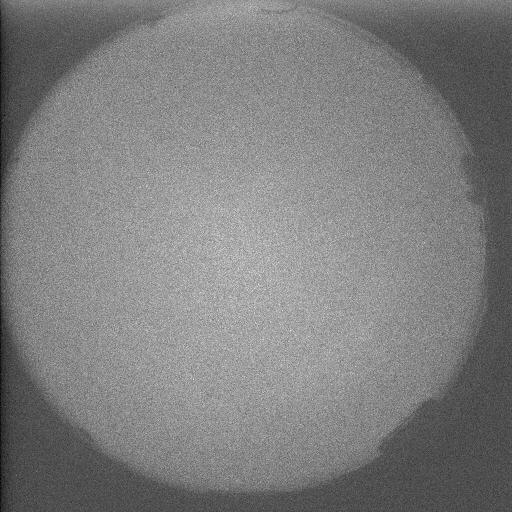
#> input picture dataset/train/converted_images/PKR_DASC_0428_20120225_041541.736.png, 512 x 512 px; its folder holds only this picture in this run
$ python Gaussian.py   (older library calls are emulated)
#> lines starting #> are read from the running program, lines starting #| are printed output that depends on the picture; after the words box and inside, x2 and y2 are one past the last pixel; in counts of white or black regions, pixels touching at a corner belong together
import numpy as np
import argparse
import cv2
import os
import yaml

# Load class information from the data.yaml file
with open('data.yaml', 'r') as file:
    data = yaml.safe_load(file)

class_names = data["names"]  # List of class names from YAML file
class_map = {name: idx for idx, name in enumerate(class_names)}

print(f"Loaded class names from data.yaml: {class_names}")

# Argument parser for Gaussian blur radius
ap = argparse.ArgumentParser()
ap.add_argument("-r", "--radius", type=int, help="Radius of Gaussian blur; must be odd")
args = vars(ap.parse_args())

# Check if the radius is valid
if args["radius"] is None or args["radius"] <= 0 or args["radius"] % 2 == 0:
    print("Error: Invalid radius. It must be an odd number greater than 0. Using default value of 5.")
    args["radius"] = 5  # Default radius

# Folder paths
image_folder = "dataset/train/converted_images"

# Get image paths
image_paths = [os.path.join(image_folder, f) for f in os.listdir(image_folder) if f.endswith(('.png', '.jpg', '.jpeg'))]

# Function to check if two rectangles overlap
def is_overlap(rect1, rect2):
    x1, y1, w1, h1 = rect1
    x2, y2, w2, h2 = rect2
    if x1 + w1 < x2 or x2 + w2 < x1:
        return False
    if y1 + h1 < y2 or y2 + h2 < y1:
        return False
    return True

# Loop through each image
for image_path in image_paths:
    image = cv2.imread(image_path)
#> image is the input picture: shape (512, 512, 3); min 0, max 255, mean 126.6
    if image is None:
        print(f"Error loading image: {image_path}")
        continue

    orig = image.copy()
    gray = cv2.cvtColor(image, cv2.COLOR_BGR2GRAY)

    # Get image dimensions and define circular mask
    height, width = gray.shape
#> height = 512; width = 512
    center = (width // 2, height // 2)
#> center = (256, 256)
    radius = min(center)
#> radius = 256

    mask = np.zeros((height, width), dtype=np.uint8)
    cv2.circle(mask, center, radius, 255, -1)
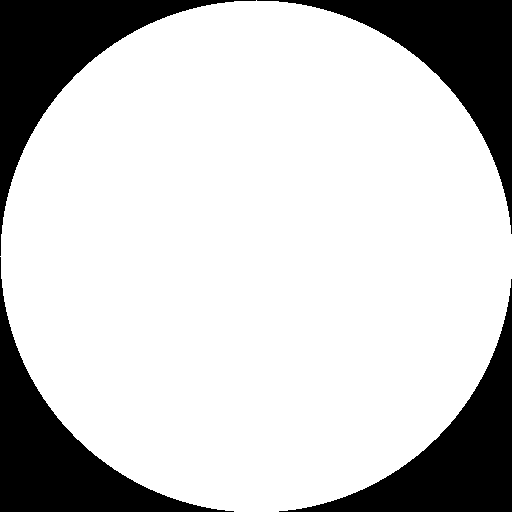
#> mask: shape (512, 512); 78.5% white; 4 black regions, box (x1, y1, x2, y2) and area: (0, 0, 256, 256) 14327, (257, 0, 512, 234) 14071, (0, 257, 234, 512) 14071, (279, 279, 512, 512) 13816

    # Apply Gaussian Blur before detection
    blurred_gray = cv2.GaussianBlur(gray, (args["radius"], args["radius"]), 0)

    # Compute adaptive brightness threshold
    avg_brightness = np.mean(gray[mask == 255])
#> avg_brightness = 138.2
    min_brightness_threshold = np.percentile(gray[mask == 255], 30)
#> min_brightness_threshold = 131

    bright_regions = []
    occupied_positions = set()
    step = args["radius"] * 2
    airglow_bboxes = []
    top_threshold = int(0.15 * height)
#> top_threshold = 76

    if avg_brightness > 10:
        for _ in range(5):
            (minVal, maxVal, minLoc, maxLoc) = cv2.minMaxLoc(blurred_gray)
            x, y = maxLoc

            while (x, y) in occupied_positions:
                x += step
                if x >= image.shape[1]:
                    x = step
                    y += step
                if y >= image.shape[0]:
                    break

            if maxVal > avg_brightness * 1.2 and y > top_threshold:
                bright_regions.append((x, y))
                occupied_positions.add((x, y))
#> after the loop, bright_regions = [(220, 250), (230, 250), (240, 250), (250, 250), (260, 250)]; occupied_positions = 5 items

    for region in bright_regions:
        top_left = (region[0] - args["radius"], region[1] - args["radius"])
        bottom_right = (region[0] + args["radius"], region[1] + args["radius"])
        airglow_bboxes.append((top_left[0], top_left[1], bottom_right[0] - top_left[0], bottom_right[1] - top_left[1]))
#> this loop made 5 passes
#> (region, top_left, bottom_right) on passes 1 to 5: ((220, 250), (215, 245), (225, 255)), ((230, 250), (225, 245), (235, 255)), ((240, 250), (235, 245), (245, 255)), ((250, 250), (245, 245), (255, 255)), ((260, 250), (255, 245), (265, 255))
#> after the loop, airglow_bboxes = [(215, 245, 10, 10), (225, 245, 10, 10), (235, 245, 10, 10), (245, 245, 10, 10), (255, 245, 10, 10)]

    # STAR DETECTION WITH ADAPTIVE SHARPNESS
    gray_no_blur = cv2.cvtColor(orig, cv2.COLOR_BGR2GRAY)
    laplacian = cv2.Laplacian(gray_no_blur, cv2.CV_64F)
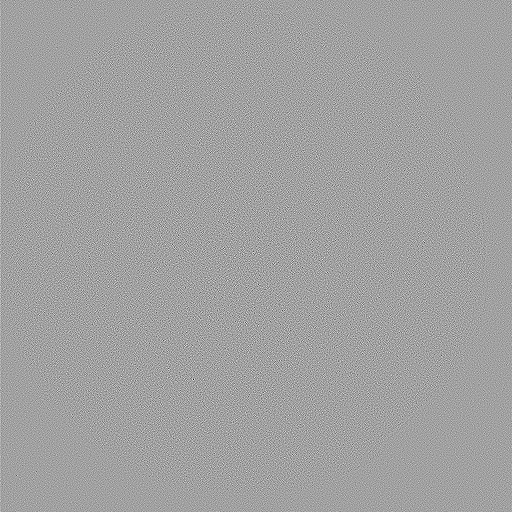
#> laplacian: shape (512, 512) float64; min -424, max 246, mean 0; drawn with min black and max white
    sharpness_map = cv2.convertScaleAbs(laplacian)
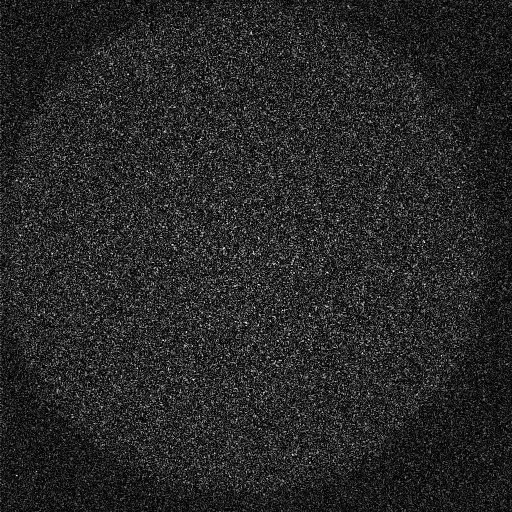
#> sharpness_map: shape (512, 512); min 0, max 255, mean 39.8
    masked_sharpness = cv2.bitwise_and(sharpness_map, mask)
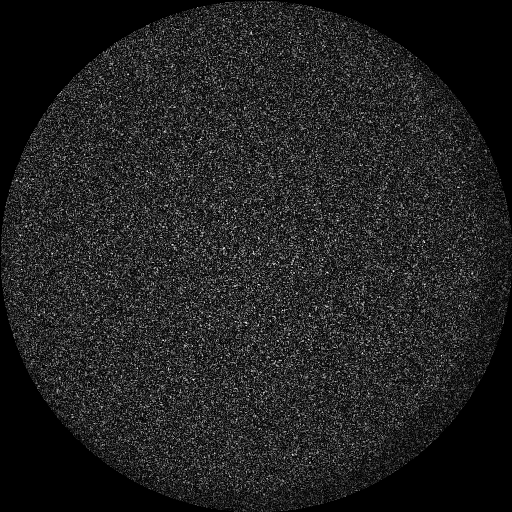
#> masked_sharpness: shape (512, 512); min 0, max 255, mean 33.8

    mean_sharpness = np.mean(masked_sharpness[mask == 255])
#> mean_sharpness = 43.08
    std_sharpness = np.std(masked_sharpness[mask == 255])
#> std_sharpness = 33.35
    star_threshold = mean_sharpness + 2 * std_sharpness
#> star_threshold = 109.8

    detected_stars = []
    min_star_distance = args["radius"] // 2

    for _ in range(7):
        (minVal, maxVal, minLoc, maxLoc) = cv2.minMaxLoc(masked_sharpness)
        x, y = maxLoc

        if (x - center[0])**2 + (y - center[1])**2 < radius**2:
            if maxVal > star_threshold and np.mean(gray[y-2:y+2, x-2:x+2]) > min_brightness_threshold:
                overlap_found = any(
                    np.linalg.norm(np.array(detected) - np.array((x, y))) < min_star_distance for detected in detected_stars
                )

                if not overlap_found:
                    detected_stars.append((x, y))
                    cv2.rectangle(masked_sharpness, (x-2, y-2), (x+2, y+2), 0, -1)
#> this loop made 7 passes
#> (x, y) on passes 1 to 7: (424, 242), (302, 267), (258, 284), (254, 307), (282, 310), (163, 340), (193, 379)
#> masked_sharpness: shape (512, 512); 0.07% of pixels changed, all inside (x1, y1, x2, y2) = (161, 240, 427, 382)
#> after the loop, detected_stars = [(424, 242), (302, 267), (258, 284), (254, 307), (282, 310), (163, 340), (193, 379)]

    output_txt_path = os.path.splitext(image_path)[0] + ".txt"
    with open(output_txt_path, "w") as f:
        for region in airglow_bboxes:
            x_center = (region[0] + region[2] / 2) / width
            y_center = (region[1] + region[3] / 2) / height
            w_norm = region[2] / width
            h_norm = region[3] / height
            f.write(f"0 {x_center} {y_center} {w_norm} {h_norm}\n")
#> this loop made 5 passes
#> (region, x_center) on passes 1 to 5: ((215, 245, 10, 10), 0.43), ((225, 245, 10, 10), 0.449), ((235, 245, 10, 10), 0.469), ((245, 245, 10, 10), 0.488), ((255, 245, 10, 10), 0.508)
        for star in detected_stars:
            x_center = star[0] / width
            y_center = star[1] / height
            w_norm = (args["radius"] // 3 * 2) / width
            h_norm = (args["radius"] // 3 * 2) / height
            f.write(f"1 {x_center} {y_center} {w_norm} {h_norm}\n")
#> this loop made 7 passes
#> (star, x_center, y_center) on passes 1 to 7: ((424, 242), 0.828, 0.473), ((302, 267), 0.59, 0.521), ((258, 284), 0.504, 0.555), ((254, 307), 0.496, 0.6), ((282, 310), 0.551, 0.605), ((163, 340), 0.318, 0.664), ((193, 379), 0.377, 0.74)

    output_image_path = os.path.join(image_folder, os.path.splitext(os.path.basename(image_path))[0] + ".png")
    cv2.imwrite(output_image_path, image)
    print(f"Saved processed image to {output_image_path}")

print("Processing complete!")

$ run again, on dataset/train/converted_images/PKR_DASC_0428_20120225_060058.618.png
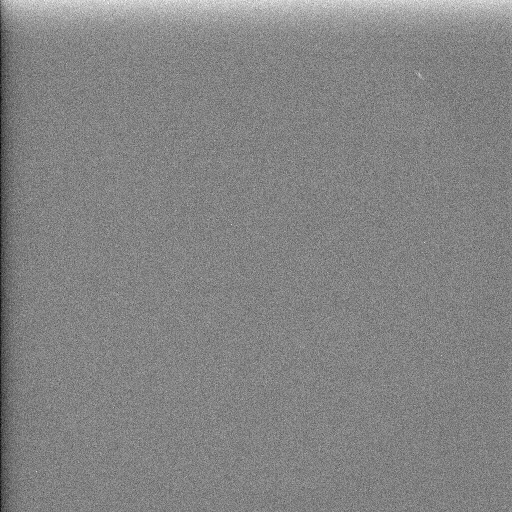
#> input picture dataset/train/converted_images/PKR_DASC_0428_20120225_060058.618.png, 512 x 512 px
#> image is the input picture: shape (512, 512, 3); min 0, max 255, mean 131.6
#> mask: shape (512, 512); 78.5% white; 4 black regions, box (x1, y1, x2, y2) and area: (0, 0, 256, 256) 14327, (257, 0, 512, 234) 14071, (0, 257, 234, 512) 14071, (279, 279, 512, 512) 13816
#> avg_brightness = 131.2
#> min_brightness_threshold = 125
#> after the loop `for _ in range(5):`: bright_regions = []; occupied_positions = 0 items
#> after the loop `for region in bright_regions:`: airglow_bboxes = []
#> `laplacian = cv2.Laplacian(gray_no_blur, cv2.CV_64F)`:
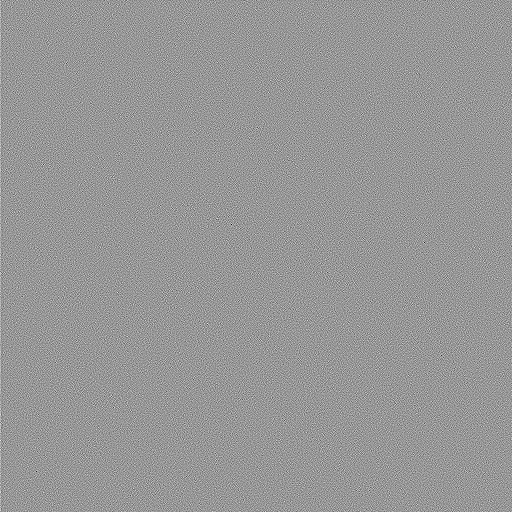
#> laplacian: shape (512, 512) float64; min -388, max 265, mean 0.1; drawn with min black and max white
#> `masked_sharpness = cv2.bitwise_and(sharpness_map, mask)`:
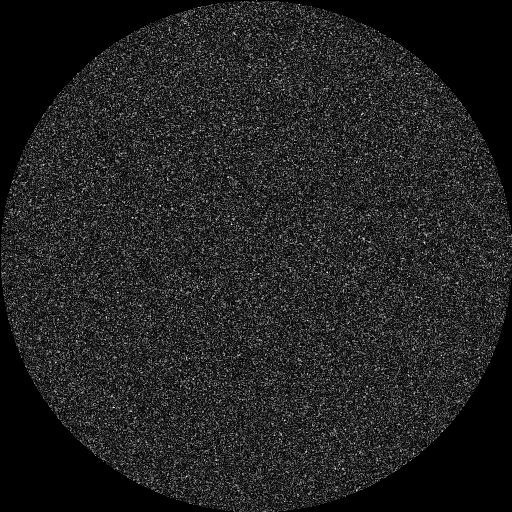
#> masked_sharpness: shape (512, 512); min 0, max 255, mean 34.2
#> mean_sharpness = 43.61
#> std_sharpness = 32.5
#> star_threshold = 108.6
#> the loop `for _ in range(7):` made 7 passes
#> (maxVal, x, y) on passes 1 to 7: (255, 231, 224), (255, 424, 242), (255, 327, 272), (255, 117, 292), (255, 441, 355), (255, 113, 407), (237, 284, 420)
#> after the loop `for _ in range(7):`: detected_stars = [(231, 224), (424, 242), (327, 272), (117, 292), (441, 355), (113, 407), (284, 420)]
#> the loop `for star in detected_stars:` made 7 passes
#> (star, x_center, y_center) on passes 1 to 7: ((231, 224), 0.451, 0.438), ((424, 242), 0.828, 0.473), ((327, 272), 0.639, 0.531), ((117, 292), 0.229, 0.57), ((441, 355), 0.861, 0.693), ((113, 407), 0.221, 0.795), ((284, 420), 0.555, 0.82)

$ run again, on dataset/train/converted_images/PKR_DASC_0428_20120225_062154.964.png
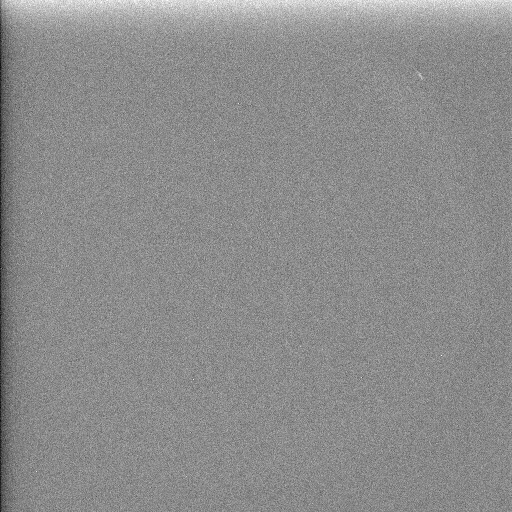
#> input picture dataset/train/converted_images/PKR_DASC_0428_20120225_062154.964.png, 512 x 512 px
#> image is the input picture: shape (512, 512, 3); min 0, max 255, mean 140.1
#> mask: shape (512, 512); 78.5% white; 4 black regions, box (x1, y1, x2, y2) and area: (0, 0, 256, 256) 14327, (257, 0, 512, 234) 14071, (0, 257, 234, 512) 14071, (279, 279, 512, 512) 13816
#> avg_brightness = 139.8
#> min_brightness_threshold = 135
#> after the loop `for _ in range(5):`: bright_regions = []; occupied_positions = 0 items
#> after the loop `for region in bright_regions:`: airglow_bboxes = []
#> `laplacian = cv2.Laplacian(gray_no_blur, cv2.CV_64F)`:
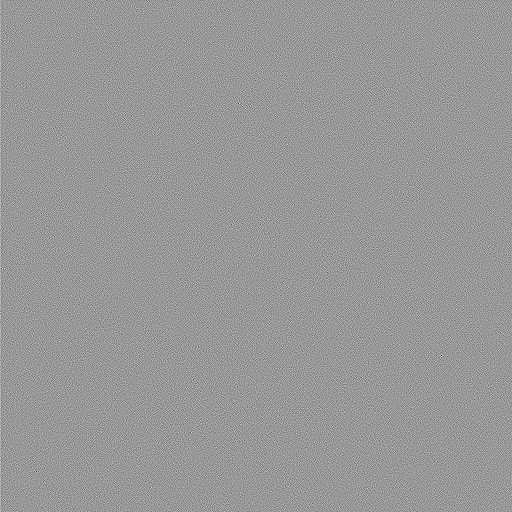
#> laplacian: shape (512, 512) float64; min -460, max 310, mean 0.1; drawn with min black and max white
#> `masked_sharpness = cv2.bitwise_and(sharpness_map, mask)`:
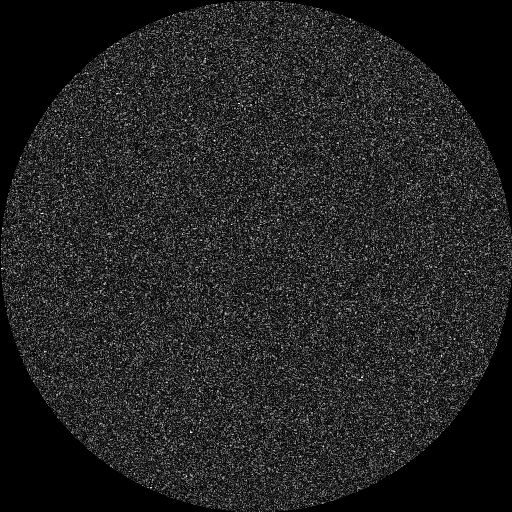
#> masked_sharpness: shape (512, 512); min 0, max 255, mean 35.3
#> mean_sharpness = 44.93
#> std_sharpness = 33.8
#> star_threshold = 112.5
#> the loop `for _ in range(7):` made 7 passes
#> (x, y) on passes 1 to 7: (238, 103), (214, 140), (41, 213), (231, 224), (1, 268), (1, 268), (1, 268)
#> after the loop `for _ in range(7):`: detected_stars = [(238, 103), (214, 140), (41, 213), (231, 224)]
#> the loop `for star in detected_stars:` made 4 passes
#> (star, x_center, y_center) on passes 1 to 4: ((238, 103), 0.465, 0.201), ((214, 140), 0.418, 0.273), ((41, 213), 0.0801, 0.416), ((231, 224), 0.451, 0.438)
